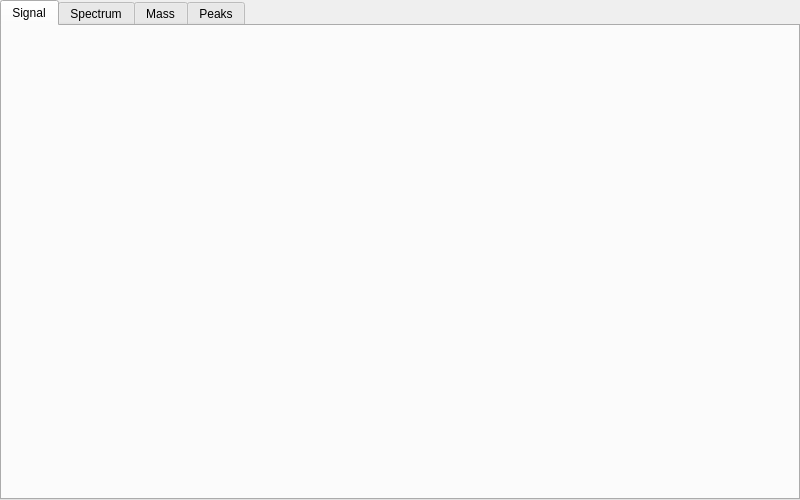
<?xml version="1.0" encoding="UTF-8"?>
<ui version="4.0">
 <class>TabWidget_Plots</class>
 <widget class="QTabWidget" name="TabWidget_Plots">
  <property name="geometry">
   <rect>
    <x>0</x>
    <y>0</y>
    <width>800</width>
    <height>500</height>
   </rect>
  </property>
  <property name="sizePolicy">
   <sizepolicy hsizetype="Preferred" vsizetype="Preferred">
    <horstretch>0</horstretch>
    <verstretch>0</verstretch>
   </sizepolicy>
  </property>
  <property name="minimumSize">
   <size>
    <width>800</width>
    <height>500</height>
   </size>
  </property>
  <property name="maximumSize">
   <size>
    <width>16777215</width>
    <height>16777215</height>
   </size>
  </property>
  <property name="windowTitle">
   <string>TabWidget</string>
  </property>
  <property name="currentIndex">
   <number>0</number>
  </property>
  <widget class="QWidget" name="tab_Signal">
   <attribute name="title">
    <string>Signal</string>
   </attribute>
   <layout class="QVBoxLayout" name="verticalLayout"/>
  </widget>
  <widget class="QWidget" name="tab_Spectrum">
   <attribute name="title">
    <string>Spectrum</string>
   </attribute>
   <layout class="QVBoxLayout" name="verticalLayout_2"/>
  </widget>
  <widget class="QWidget" name="tab_Mass">
   <attribute name="title">
    <string>Mass</string>
   </attribute>
   <layout class="QVBoxLayout" name="verticalLayout_3"/>
  </widget>
  <widget class="QWidget" name="tab_Peaks">
   <attribute name="title">
    <string>Peaks</string>
   </attribute>
   <layout class="QVBoxLayout" name="verticalLayout_4"/>
  </widget>
 </widget>
 <resources/>
 <connections/>
</ui>
